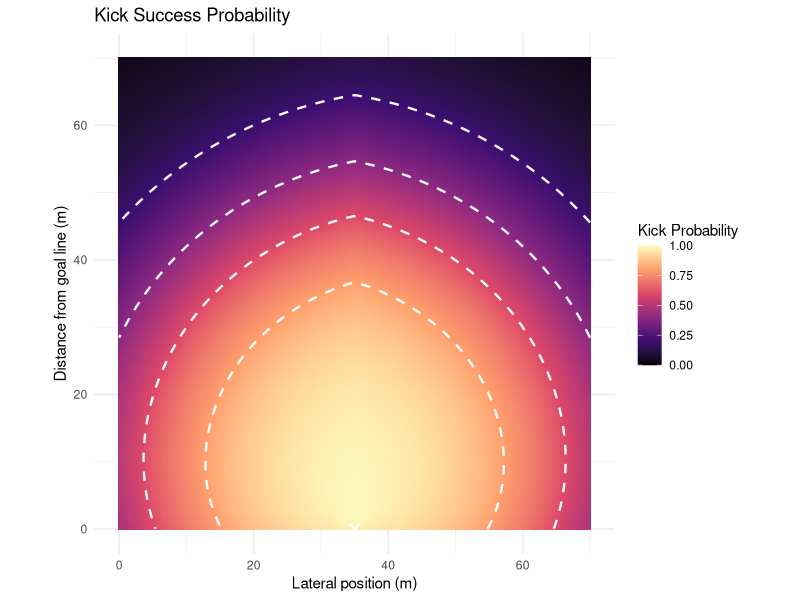
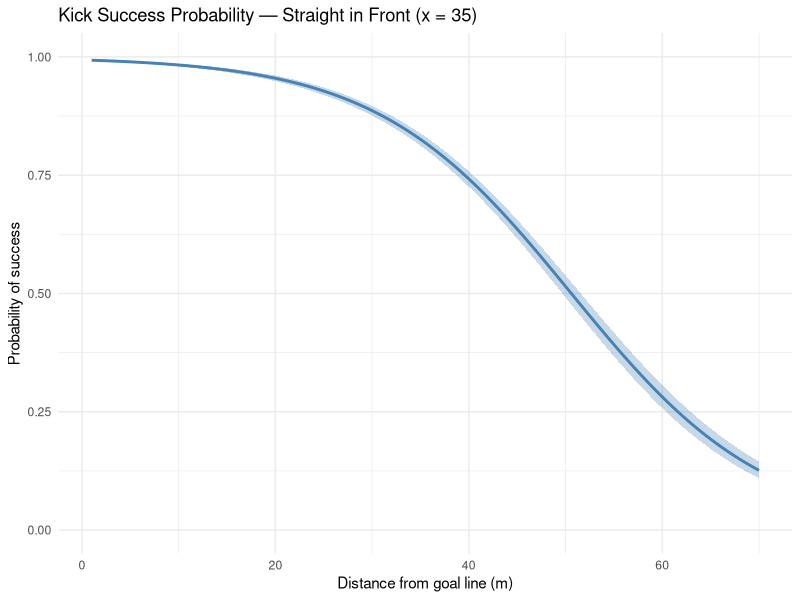

Generate these figures, in order, with R: (Note: this script raises an error after producing the figures.)
# run from project root; standalone (loads GAM from data/)
library(mgcv)
library(tidyverse)
library(tidyr)
library(dplyr)
library(ggplot2)

###############################
### KICKING EXPECTED POINTS ###
###############################

# Load in Penalty Estimated Success Prob

kick_data <- read.csv("data/Goal kicking data.csv")

# Defining Variables

# X1.Metres = distance from left touchline
# Y1.Metres = distance from kicker's team goalline

# Renaming to x and y

kick_data <- kick_data %>%
  rename(x = X1.Metres) %>%
  mutate(
    y = 100 - Y1.Metres
  )

# Filtering for penalty kicks
  
kick_data <- kick_data %>%
  filter(Type == 2)

# Defining makes or misses
kick_data <- kick_data %>%
  mutate(make = ifelse(Quality == 1, 1, 0))

# Filtering for columns that I need

kick_data_small <- kick_data %>%
  select(x, y, make, Distance, PlayerID)

# Computing angle of each kick

kick_data_small <- kick_data_small %>%
  mutate(
    angle = atan2(abs(x - 35), y) * (180 / pi)
  )

# Simple Model

model <- glm(make ~ angle + Distance, 
             family = binomial(link = "logit"), 
             data = kick_data_small)

summary(model)

# Confidence intervals for coefficients
confint(model)

# Predicted probabilities with uncertainty
pred <- predict(model, type = "response", se.fit = TRUE)
kick_data$fitted_prob <- pred$fit
kick_data$lower <- pred$fit - 1.96 * pred$se.fit
kick_data$upper <- pred$fit + 1.96 * pred$se.fit


# Grid of x and y values
grid <- expand.grid(
  x = seq(0, 70, length.out = 200),
  y = seq(0, 70, length.out = 200)
)

# Compute angle and distance to posts (x=35, y=0)
grid <- grid %>%
  mutate(
    angle = atan2(abs(x - 35), y) * (180 / pi),
    Distance = sqrt((x - 35)^2 + y^2)
  )

# Predict probabilities
grid$prob <- predict(model, newdata = grid, type = "response")

# Contour thresholds
thresholds <- c(0.2, 0.4, 0.6, 0.8)

# Plot
kick_prob_plot <- ggplot(grid, aes(x = x, y = y, fill = prob)) +
  geom_tile() +
  geom_contour(aes(z = prob),
               breaks = thresholds,
               color = "white",
               linewidth = 0.8,
               linetype = "dashed") +
  scale_fill_viridis_c(option = "magma", name = "Kick Probability",
                       limits = c(0, 1)) +
  geom_point(aes(x = 35, y = 0), color = "white", size = 3, shape = 4) +
  coord_fixed() +
  labs(
    title = "Kick Success Probability",
    x = "Lateral position (m)",
    y = "Distance from goal line (m)"
  ) +
  theme_minimal()

kick_prob_plot

# Showing confidence interval

# Cross section: straight in front of posts (x = 35), vary distance
cross_section <- data.frame(
  y = seq(1, 70, length.out = 200),
  x = 35
) %>%
  mutate(
    angle = atan2(abs(x - 35), y) * (180 / pi),
    Distance = sqrt((x - 35)^2 + y^2)
  )

# Predict with standard errors (on log-odds scale, then transform)
pred <- predict(model, newdata = cross_section, type = "link", se.fit = TRUE)

cross_section <- cross_section %>%
  mutate(
    fit_logit = pred$fit,
    se = pred$se.fit,
    prob = plogis(fit_logit),
    lower = plogis(fit_logit - 1.96 * se),
    upper = plogis(fit_logit + 1.96 * se)
  )

# Plot
ggplot(cross_section, aes(x = y)) +
  geom_ribbon(aes(ymin = lower, ymax = upper), fill = "steelblue", alpha = 0.3) +
  geom_line(aes(y = prob), color = "steelblue", linewidth = 1) +
  labs(
    title = "Kick Success Probability — Straight in Front (x = 35)",
    x = "Distance from goal line (m)",
    y = "Probability of success"
  ) +
  scale_y_continuous(limits = c(0, 1)) +
  theme_minimal()


################
### Old code ###
################


# Set proper column names from row 1
colnames(kick_estimates) <- c("try_line", kick_estimates[1, -1])
kick_estimates <- kick_estimates[-1, ] %>%
  pivot_longer(cols = -try_line, names_to = "touchline", values_to = "estimate") %>%
  filter(estimate != "" & !is.na(estimate) & estimate != " ") %>%
  mutate(
    try_line  = gsub("^0", "", try_line),
    touchline = gsub("^0", "", touchline),
    # Fix 0-5 band which becomes "-5" after stripping leading zero
    touchline = ifelse(touchline == "-5", "0-5", touchline),
    try_line  = ifelse(try_line  == "-5", "0-5", try_line),
    prob    = as.numeric(trimws(gsub("\\s*\\(.*", "", estimate))),
    ci_low  = as.numeric(gsub(".*\\((\\d+)-.*", "\\1", estimate)),
    ci_high = as.numeric(gsub(".*-(\\d+)\\).*", "\\1", estimate)),
    y = sapply(strsplit(try_line,  "-"), function(x) (as.numeric(x[1]) + as.numeric(x[2])) / 2),
    x = sapply(strsplit(touchline, "-"), function(x) (as.numeric(x[1]) + as.numeric(x[2])) / 2)
  ) %>%
  select(try_line, touchline, prob, ci_low, ci_high, x, y)

# --- Plot 1: Tile map with modelled probability ---
p1 <- ggplot(kick_estimates, aes(x = x, y = y)) +
  geom_tile(aes(fill = prob), colour = "white", width = 4.8, height = 4.8) +
  geom_text(aes(label = paste0(prob, "%")), 
            size = 2.5, colour = "white") +
  scale_fill_gradientn(
    colours = c("#d73027", "#fc8d59", "#fee090", "#91cf60", "#1a9850"),
    limits = c(0, 100),
    name = "Modelled\nprobability (%)"
  ) +
  scale_x_continuous(breaks = seq(2.5, 67.5, by = 5),
                     labels = c("0-5","5-10","10-15","15-20","20-25","25-30",
                                "30-35","35-40","40-45","45-50","50-55","55-60","60-65","65-70")) +
  scale_y_reverse(breaks = seq(7.5, 62.5, by = 5),
                  labels = c("5-10","10-15","15-20","20-25","25-30","30-35",
                             "35-40","40-45","45-50","50-55","55-60","60-65")) +
  labs(x = "Distance from left-hand touchline (m)",
       y = "Distance from try line (m)",
       title = "Penalty kick success probability",
       subtitle = "Modelled probability (%)") +
  theme_minimal() +
  theme(axis.text.x = element_text(angle = 45, hjust = 1))

p1

# --- Plot 2: CI plot faceted by try line band ---
p2 <- ggplot(kick_estimates, aes(x = x, y = prob)) +
  geom_ribbon(aes(ymin = ci_low, ymax = ci_high), fill = "#91cf60", alpha = 0.3) +
  geom_line(colour = "#1a9850", linewidth = 0.8) +
  geom_point(colour = "#1a9850", size = 1.5) +
  facet_wrap(~ try_line, ncol = 3) +
  scale_x_continuous(breaks = seq(2.5, 67.5, by = 10)) +
  scale_y_continuous(limits = c(0, 100), labels = function(x) paste0(x, "%")) +
  labs(x = "Distance from left-hand touchline (m)",
       y = "Success probability",
       title = "Modelled probability with 90% CI",
       subtitle = "Line = modelled probability, ribbon = 90% CI") +
  theme_minimal() +
  theme(strip.text = element_text(face = "bold"))

p2


#####################
### Previous Code ###
#####################

# expected points assumptions
exp_points_on_miss <- 0.76
exp_points_on_success <- 3

# pitch grid
x_vals <- seq(-35, 35, by = 1)
y_vals <- seq(5, 60, by = 1)
grid <- expand.grid(x = x_vals, y = y_vals)

# post half-width in meters
post_half_width <- 2.81

compute_kicking_angle <- function(x, y, post_half_width = 2.81) {
  left_post_x  <- -post_half_width
  right_post_x <-  post_half_width
  
  # angle from kicker to each post
  angle_left  <- atan2(left_post_x - x, y)
  angle_right <- atan2(right_post_x - x, y)
  
  # angular width of target
  angle_width <- angle_right - angle_left
  angle_width
}

grid <- grid %>%
# derive geometric features for GAM prediction
  mutate(
    kicking_angle = compute_kicking_angle(x, y, post_half_width),
    distance_to_center = sqrt(x^2 + y^2)
  )

# predict kick success probability
grid$prob <- predict(saved_gam,
                     newdata = grid %>% select(kicking_angle, distance_to_center),
                     type = "response")

# convert probability to expected points
grid <- grid %>%
  mutate(expected_points = prob * exp_points_on_success + (1 - prob) * exp_points_on_miss)

# kick success probability

thresholds <- c(0.8, 0.6, 0.4, 0.2)

kick_prob_plot <- ggplot(grid, aes(x = x, y = y, fill = prob)) +
  geom_tile() +
  geom_contour(aes(x = x, y = y, z = prob), inherit.aes = FALSE,
               breaks = thresholds,
               color = "white",
               linewidth = 0.8,
               linetype = "dashed") +
  scale_fill_viridis_c(option = "magma", name = "Expected Prob") +
  coord_fixed() +
  labs(
    title = "Success Probability of a Kick",
    x = "Lateral position (m)",
    y = "Distance from goal line (m)"
  ) +
  theme_minimal()

ggsave("plots/kick_prob_plot.png", kick_prob_plot, width = 10, height = 8, dpi = 300)

# expected points for penalty kick

kick_ep_plot <- ggplot(grid, aes(x = x, y = y, fill = expected_points)) +
  geom_tile() +
  scale_fill_viridis_c(option = "magma", name = "Expected Points") +
  coord_fixed() +
  labs(
    title = "Expected Points of a Penalty Kick",
    x = "Lateral position (m)",
    y = "Distance from goal line (m)"
  ) +
  theme_minimal()

ggsave("plots/kick_ep_plot.png", kick_ep_plot,
       width = 10, height = 8, dpi = 300)
